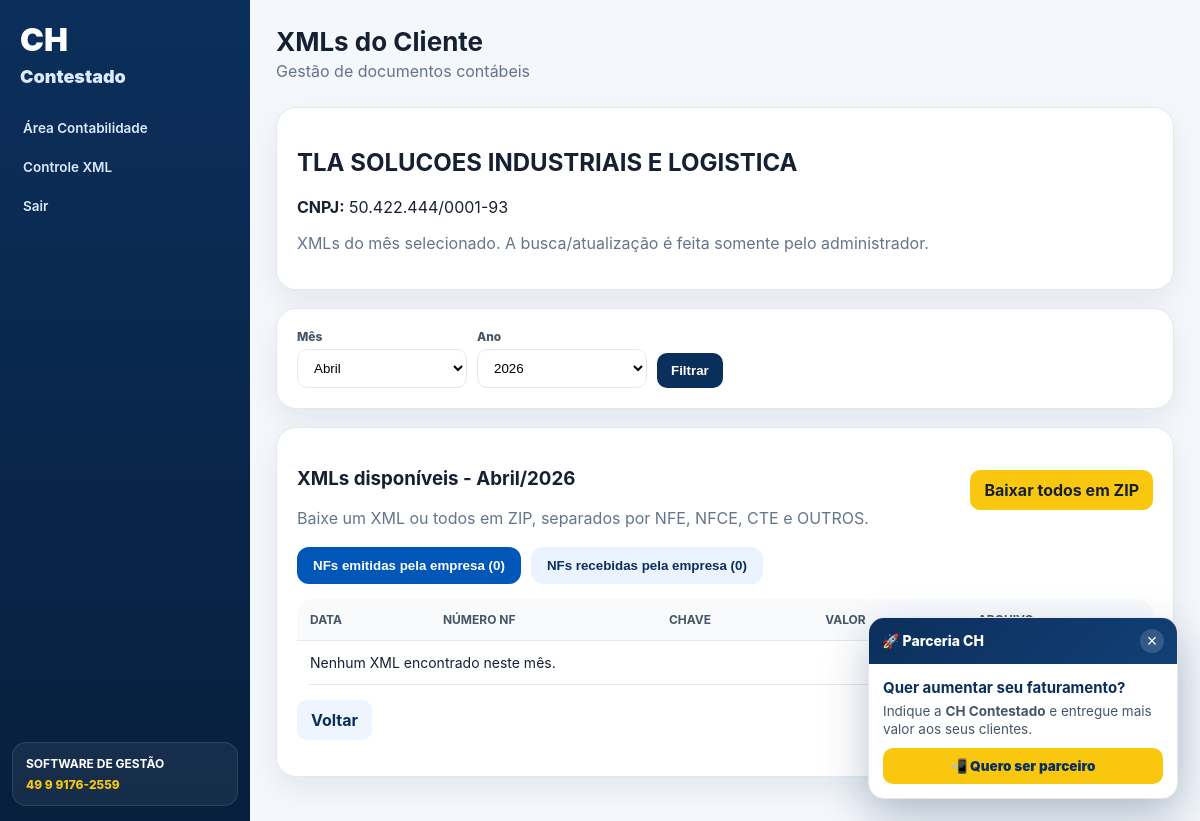
The app's page /contabilidade/xmls/125?mes=04&ano=2026 (signed in) with its own data.
### tables this page shows
CREATE TABLE clientes(id INTEGER PRIMARY KEY AUTOINCREMENT, razao TEXT NOT NULL, cnpj TEXT, contabilidade_id INTEGER, ano_certificado INTEGER, senha_certificado TEXT, arquivo_certificado TEXT, criado_em TEXT);

### app.py (the view)
@app.route("/contabilidade/xmls/<int:id>")
@login_required("contabilidade")
def xmls_cliente_contabilidade(id):
    mes = request.args.get("mes") or datetime.now().strftime("%m")
    ano = int(request.args.get("ano") or datetime.now().year)
    con = db()
    cliente = con.execute(
        "SELECT * FROM clientes WHERE id=? AND contabilidade_id=? AND COALESCE(ativo,1)=1",
        (id, session.get("contabilidade_id"))
    ).fetchone()
    if not cliente:
        con.close()
        flash("Cliente não encontrado ou sem permissão.")
        return redirect(url_for("area_contabilidade"))
    cnpj_cliente = somente_digitos(cliente["cnpj"])
    filtro_sql = filtro_xml_mes_sql()
    emitidas = con.execute(
        f"""SELECT * FROM xmls_dfe x
            WHERE cliente_id=?
              AND (direcao='EMITIDA' OR emit_cnpj=?)
              AND {filtro_sql}
            ORDER BY x.tipo_doc, x.numero_nf, x.id DESC""",
        (id, cnpj_cliente, mes, ano, mes, str(ano), f"%/{mes}/{ano}%")
    ).fetchall()
    recebidas = con.execute(
        f"""SELECT * FROM xmls_dfe x
            WHERE cliente_id=?
              AND (
                    direcao='RECEBIDA'
                    OR (COALESCE(direcao,'')='' AND dest_cnpj=?)
                    OR (COALESCE(direcao,'')='' AND COALESCE(emit_cnpj,'')<>? AND COALESCE(dest_cnpj,'')='')
                  )
              AND {filtro_sql}
            ORDER BY x.tipo_doc, x.numero_nf, x.id DESC""",
        (id, cnpj_cliente, cnpj_cliente, mes, ano, mes, str(ano), f"%/{mes}/{ano}%")
    ).fetchall()
    con.close()
    return render_template("xmls_cliente_contabilidade.html", cliente=cliente, emitidas=emitidas, recebidas=recebidas, mes=mes, ano=ano)

### app.py (called while the page is built)
def db():
    con = sqlite3.connect(DB_PATH, timeout=30)
    con.row_factory = sqlite3.Row
    return con

def nome_mes(codigo):
    for cod, nome in MESES:
        if str(cod) == str(codigo):
            return nome
    return str(codigo)

def current_user():
    uid = session.get("user_id")
    if not uid:
        return None
    con = db()
    user = con.execute("SELECT * FROM users WHERE id=?", (uid,)).fetchone()
    con.close()
    return user

@app.context_processor
def inject_global():
    return {"MESES": MESES, "ANOS": ANOS, "nome_mes": nome_mes, "user": current_user()}

def login_required(tipo=None):
    def decorator(fn):
        @wraps(fn)
        def wrapper(*args, **kwargs):
            if not session.get("user_id"):
                return redirect(url_for("login"))
            if tipo and session.get("tipo") != tipo:
                return redirect(url_for("dashboard"))
            return fn(*args, **kwargs)
        return wrapper
    return decorator

def somente_digitos(valor):
    return "".join(ch for ch in str(valor or "") if ch.isdigit())

def filtro_xml_mes_sql():
    return """(
        (mes_ref=? AND ano_ref=?)
        OR (
            (mes_ref IS NULL OR mes_ref='')
            AND chave IS NOT NULL
            AND length(chave) >= 6
            AND substr(chave, 5, 2)=?
            AND ('20' || substr(chave, 3, 2))=?
        )
        OR (
            (mes_ref IS NULL OR mes_ref='')
            AND (chave IS NULL OR chave='')
            AND criado_em LIKE ?
        )
    )"""

### templates/xmls_cliente_contabilidade.html (shortened to what this page needs)
{% extends 'base.html' %}
{% block page_title %}XMLs do Cliente{% endblock %}
{% block content %}
<div class="card">
    <h2>{{cliente.razao}}</h2>
    <p><b>CNPJ:</b> {{cliente.cnpj or '-'}}</p>
    <p style="color:#64748b;">XMLs do mês selecionado. A busca/atualização é feita somente pelo administrador.</p>
</div>
<div class="card">
    <form class="filters" method="get">
        <div class="field"><label>Mês</label><select name="mes">{% for k,v in MESES %}<option value="{{k}}" {% if k==mes %}selected{% endif %}>{{v}}</option>{% endfor %}</select></div>
        <div class="field"><label>Ano</label><select name="ano">{% for a in ANOS %}<option value="{{a}}" {% if a==ano %}selected{% endif %}>{{a}}</option>{% endfor %}</select></div>
        <button class="btn">Filtrar</button>
    </form>
</div>
<div class="card">
    <div class="actions-bar">
        <div>
            <h3>XMLs disponíveis - {{nome_mes(mes)}}/{{ano}}</h3>
            <p>Baixe um XML ou todos em ZIP, separados por NFE, NFCE, CTE e OUTROS.</p>
        </div>
        <a class="btn btn-yellow" href="{{ url_for('baixar_todos_xml_cliente_contabilidade', id=cliente.id, mes=mes, ano=ano) }}">Baixar todos em ZIP</a>
    </div>
    <div class="tabs-xml">
      <button type="button" class="tab-btn active" onclick="abrirTabXml('emitidas')">NFs emitidas pela empresa ({{emitidas|length}})</button>
      <button type="button" class="tab-btn" onclick="abrirTabXml('recebidas')">NFs recebidas pela empresa ({{recebidas|length}})</button>
    </div>
    <div id="tab-emitidas" class="tab-pane active"><table>
<tr><th>Data</th><th>Número NF</th><th>Chave</th><th>Valor</th><th>Arquivo</th></tr>
{% if not emitidas %}<tr><td colspan="5">Nenhum XML encontrado neste mês.</td></tr>{% endif %}
</table></div>
    <p style="margin-top:15px;"><a class="btn btn-light" href="{{ url_for('area_contabilidade', mes=mes, ano=ano) }}">Voltar</a></p>
</div>
{% endblock %}

### static/style.css (style rules this page uses)
:root { --azul:#0b2f5b;--azul2:#123f76;--amarelo:#f9c80e;--bg:#f4f7fb;--texto:#162033;--muted:#64748b;--border:#e5e7eb;--danger:#dc2626 }
* { box-sizing:border-box }
body { margin:0;font-family:Inter,Segoe UI,Arial,sans-serif;background:var(--bg);color:var(--texto) }
.card { background:#fff;border-radius:20px;padding:20px;box-shadow:0 12px 30px #0b2f5b12;border:1px solid var(--border);margin-bottom:18px }
.btn { border:0;background:var(--azul);color:#fff;padding:10px 14px;border-radius:10px;font-weight:700;text-decoration:none;display:inline-block;cursor:pointer }
.btn-light { background:#eef5ff;color:var(--azul) }
.btn-yellow { background:var(--amarelo);color:#172033 }
.filters { display:flex;gap:10px;align-items:end;flex-wrap:wrap }
.field label { display:block;font-size:12px;font-weight:800;color:#475569;margin-bottom:5px }
.field input,.field select,input,select { padding:10px 12px;border:1px solid var(--border);border-radius:10px;min-width:170px;background:#fff }
table { width:100%;border-collapse:collapse;background:#fff;border-radius:16px;overflow:hidden }
th,td { padding:13px;border-bottom:1px solid var(--border);font-size:14px;text-align:left }
th { background:#f8fafc;color:#475569;font-size:12px;text-transform:uppercase }
.actions-bar { display:flex;justify-content:space-between;align-items:center;gap:12px;flex-wrap:wrap }
.actions-bar p { margin:4px 0;color:var(--muted) }

### templates/xmls_cliente_contabilidade.html (style rules this page uses)
.tabs-xml { display:flex;gap:10px;margin:15px 0;flex-wrap:wrap }
.tab-btn { border:0;border-radius:12px;padding:11px 16px;font-weight:900;cursor:pointer;background:#EAF3FF;color:#0B2F5B }
.tab-btn.active { background:#0057B8;color:white }
.tab-pane { display:none }
.tab-pane.active { display:block }

### records on screen
clientes: razao "TLA SOLUCOES INDUSTRIAIS E LOGISTICA", cnpj "50.422.444/0001-93"

### other values on screen
{{ nome_mes(mes) }} "Abril"
{{ ano }} "2026"
{{ emitidas|length }} "0"
{{ recebidas|length }} "0"
form field mes "Abril"
form field ano "2026"
